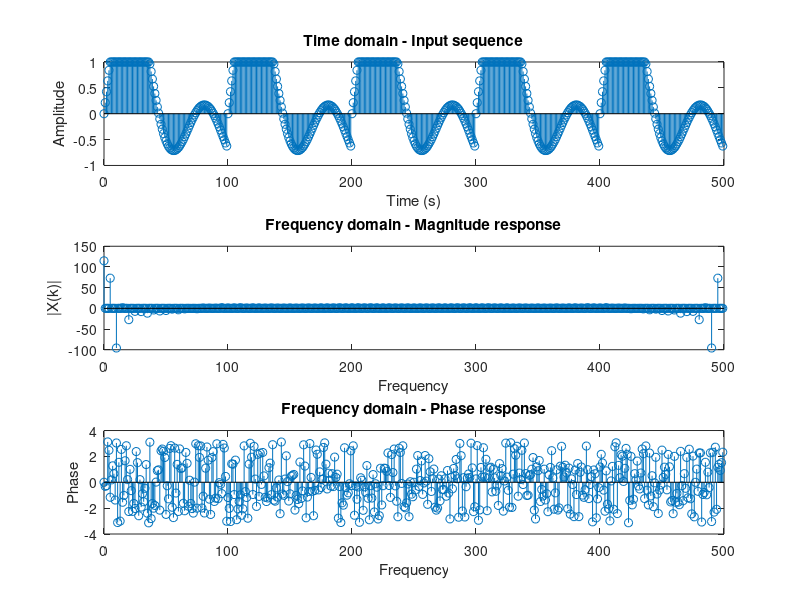

Write the MATLAB code that produced this figure.
% program: dtf.m
% author: Rahul Sharma
% course: CS 827
% date: 2018/10/29
% assignment #2
% description: this program shows how to calculate DFT of a signal using twiddle  
% factor W and the matrix calculation in MATLAB. Input of this program is amplitudes.dat  
% file which contains all the amplitudes. Output is plotting of graphs along with the  
% frequencies calculates are expoirted to an output.txt file.
%---------------------------------------------------------------------------------------

x = dlmread('amplitudes.dat'); % Read list of amplitudes from a data file 
N = length(x);
X = zeros(N,1); % Initializing X with a matrix of N-by-1
t=0:N-1;k=t;
tic
% Twiddle factor W and matrix calculation
W=exp(-j*2*pi/N*(t'*k)); 
X=W*x'; % Compute the DFT as a product of the twiddle factors matrix with input vector x
timeElapsed = toc

% divides the current figure into a 3-by-1 grid and creates axes for position 1
subplot(311); % plots entries in Time against corresponding entries of Amplitude
stem(t,x); % Plot discrete sequence data
xlabel('Time (s)'); % show label on x axis
ylabel('Amplitude'); % show label on y axis
title('Time domain - Input sequence') % show title of graph

subplot(312); % plots magnitude in frequency domain
stem(t,X); 
xlabel('Frequency');
ylabel('|X(k)|');
title('Frequency domain - Magnitude response')

subplot(313); % plots phase in frequency domain
stem(t,angle(X)); 
xlabel('Frequency');
ylabel('Phase');
title('Frequency domain - Phase response');

X         % to check |X(k)|
angle(X)  % to check phase
% saving the DFT output frequencies in a text file names output.txt
csvwrite('output.txt',X); 